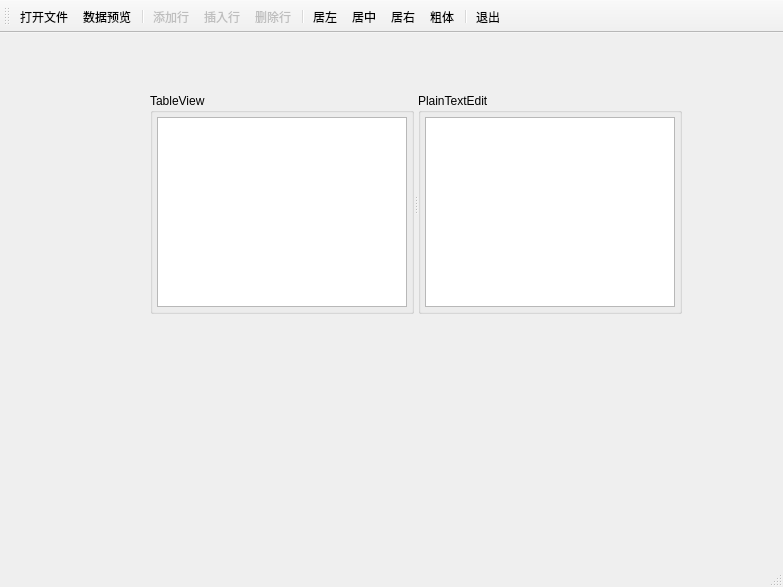
<?xml version="1.0" encoding="UTF-8"?>
<ui version="4.0">
 <class>MainWindow</class>
 <widget class="QMainWindow" name="MainWindow">
  <property name="geometry">
   <rect>
    <x>0</x>
    <y>0</y>
    <width>783</width>
    <height>587</height>
   </rect>
  </property>
  <property name="windowTitle">
   <string>TableView-Demo</string>
  </property>
  <widget class="QWidget" name="centralwidget">
   <widget class="QSplitter" name="splitter">
    <property name="geometry">
     <rect>
      <x>150</x>
      <y>60</y>
      <width>532</width>
      <height>221</height>
     </rect>
    </property>
    <property name="orientation">
     <enum>Qt::Horizontal</enum>
    </property>
    <widget class="QGroupBox" name="groupBox">
     <property name="title">
      <string>TableView</string>
     </property>
     <layout class="QVBoxLayout" name="verticalLayout">
      <property name="leftMargin">
       <number>4</number>
      </property>
      <property name="topMargin">
       <number>4</number>
      </property>
      <property name="rightMargin">
       <number>4</number>
      </property>
      <property name="bottomMargin">
       <number>4</number>
      </property>
      <item>
       <widget class="QTableView" name="tableView">
        <property name="alternatingRowColors">
         <bool>true</bool>
        </property>
        <property name="sortingEnabled">
         <bool>true</bool>
        </property>
       </widget>
      </item>
     </layout>
    </widget>
    <widget class="QGroupBox" name="groupBox_2">
     <property name="title">
      <string>PlainTextEdit</string>
     </property>
     <layout class="QVBoxLayout" name="verticalLayout_2">
      <property name="leftMargin">
       <number>4</number>
      </property>
      <property name="topMargin">
       <number>4</number>
      </property>
      <property name="rightMargin">
       <number>4</number>
      </property>
      <property name="bottomMargin">
       <number>4</number>
      </property>
      <item>
       <widget class="QPlainTextEdit" name="plainTextEdit">
        <property name="lineWrapMode">
         <enum>QPlainTextEdit::NoWrap</enum>
        </property>
       </widget>
      </item>
     </layout>
    </widget>
   </widget>
  </widget>
  <widget class="QStatusBar" name="statusbar"/>
  <widget class="QToolBar" name="toolBar">
   <property name="windowTitle">
    <string>toolBar</string>
   </property>
   <property name="toolButtonStyle">
    <enum>Qt::ToolButtonTextUnderIcon</enum>
   </property>
   <attribute name="toolBarArea">
    <enum>TopToolBarArea</enum>
   </attribute>
   <attribute name="toolBarBreak">
    <bool>false</bool>
   </attribute>
   <addaction name="actOpen"/>
   <addaction name="actModelData"/>
   <addaction name="separator"/>
   <addaction name="actAppend"/>
   <addaction name="actInsert"/>
   <addaction name="actDelete"/>
   <addaction name="separator"/>
   <addaction name="actAlignLeft"/>
   <addaction name="actAlignCenter"/>
   <addaction name="actAlignRight"/>
   <addaction name="actFontBold"/>
   <addaction name="separator"/>
   <addaction name="actExit"/>
  </widget>
  <action name="actOpen">
   <property name="icon">
    <iconset resource="res.qrc">
     <normaloff>:/images/icons/open.bmp</normaloff>:/images/icons/open.bmp</iconset>
   </property>
   <property name="text">
    <string>打开文件</string>
   </property>
   <property name="toolTip">
    <string>打开文件</string>
   </property>
  </action>
  <action name="actSave">
   <property name="enabled">
    <bool>false</bool>
   </property>
   <property name="icon">
    <iconset resource="res.qrc">
     <normaloff>:/images/icons/save.bmp</normaloff>:/images/icons/save.bmp</iconset>
   </property>
   <property name="text">
    <string>另存文件</string>
   </property>
   <property name="toolTip">
    <string>表格内容另存为文件</string>
   </property>
  </action>
  <action name="actAppend">
   <property name="enabled">
    <bool>false</bool>
   </property>
   <property name="icon">
    <iconset resource="res.qrc">
     <normaloff>:/images/icons/append.bmp</normaloff>:/images/icons/append.bmp</iconset>
   </property>
   <property name="text">
    <string>添加行</string>
   </property>
   <property name="toolTip">
    <string>添加一行</string>
   </property>
  </action>
  <action name="actInsert">
   <property name="enabled">
    <bool>false</bool>
   </property>
   <property name="icon">
    <iconset resource="res.qrc">
     <normaloff>:/images/icons/306.bmp</normaloff>:/images/icons/306.bmp</iconset>
   </property>
   <property name="text">
    <string>插入行</string>
   </property>
   <property name="toolTip">
    <string>插入一行</string>
   </property>
  </action>
  <action name="actDelete">
   <property name="enabled">
    <bool>false</bool>
   </property>
   <property name="icon">
    <iconset resource="res.qrc">
     <normaloff>:/images/icons/delete.bmp</normaloff>:/images/icons/delete.bmp</iconset>
   </property>
   <property name="text">
    <string>删除行</string>
   </property>
   <property name="toolTip">
    <string>删除当前行</string>
   </property>
  </action>
  <action name="actExit">
   <property name="icon">
    <iconset resource="res.qrc">
     <normaloff>:/images/icons/exit.bmp</normaloff>:/images/icons/exit.bmp</iconset>
   </property>
   <property name="text">
    <string>退出</string>
   </property>
   <property name="toolTip">
    <string>退出</string>
   </property>
  </action>
  <action name="actModelData">
   <property name="icon">
    <iconset resource="res.qrc">
     <normaloff>:/images/icons/export1.bmp</normaloff>:/images/icons/export1.bmp</iconset>
   </property>
   <property name="text">
    <string>数据预览</string>
   </property>
   <property name="toolTip">
    <string>模型数据显示到文本框里</string>
   </property>
  </action>
  <action name="actAlignLeft">
   <property name="icon">
    <iconset resource="res.qrc">
     <normaloff>:/images/icons/508.bmp</normaloff>:/images/icons/508.bmp</iconset>
   </property>
   <property name="text">
    <string>居左</string>
   </property>
   <property name="toolTip">
    <string>文字左对齐</string>
   </property>
  </action>
  <action name="actAlignCenter">
   <property name="icon">
    <iconset resource="res.qrc">
     <normaloff>:/images/icons/510.bmp</normaloff>:/images/icons/510.bmp</iconset>
   </property>
   <property name="text">
    <string>居中</string>
   </property>
   <property name="toolTip">
    <string>文字居中</string>
   </property>
  </action>
  <action name="actAlignRight">
   <property name="icon">
    <iconset resource="res.qrc">
     <normaloff>:/images/icons/512.bmp</normaloff>:/images/icons/512.bmp</iconset>
   </property>
   <property name="text">
    <string>居右</string>
   </property>
   <property name="toolTip">
    <string>文字右对齐</string>
   </property>
  </action>
  <action name="actFontBold">
   <property name="checkable">
    <bool>true</bool>
   </property>
   <property name="icon">
    <iconset resource="res.qrc">
     <normaloff>:/images/icons/500.bmp</normaloff>:/images/icons/500.bmp</iconset>
   </property>
   <property name="text">
    <string>粗体</string>
   </property>
   <property name="toolTip">
    <string>粗体字体</string>
   </property>
  </action>
 </widget>
 <resources>
  <include location="res.qrc"/>
 </resources>
 <connections>
  <connection>
   <sender>actExit</sender>
   <signal>triggered()</signal>
   <receiver>MainWindow</receiver>
   <slot>close()</slot>
   <hints>
    <hint type="sourcelabel">
     <x>-1</x>
     <y>-1</y>
    </hint>
    <hint type="destinationlabel">
     <x>399</x>
     <y>299</y>
    </hint>
   </hints>
  </connection>
 </connections>
</ui>
